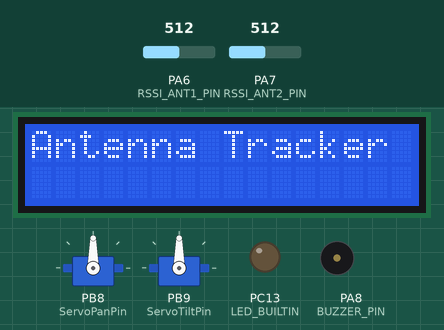
This sketch was run on a simulated STM32 Blue Pill. On the bench: 2 × servo, 16×2 character LCD, output pins drawn as LEDs (lit = HIGH), buzzer (waves = sounding). Inputs (shaded band) come from the test bench; at power-on: PA6 (RSSI_ANT1_PIN) = 512, PA7 (RSSI_ANT2_PIN) = 512.

Above: at 0.1 s.
At 1.28 s:
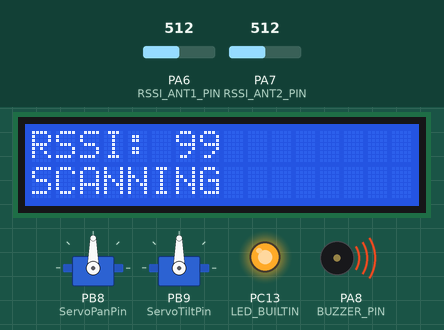
At 1.7 s:
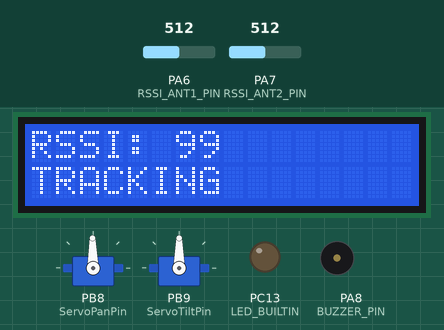
Timing chart, 0 to 40.0 s (numbered marks = the images above):
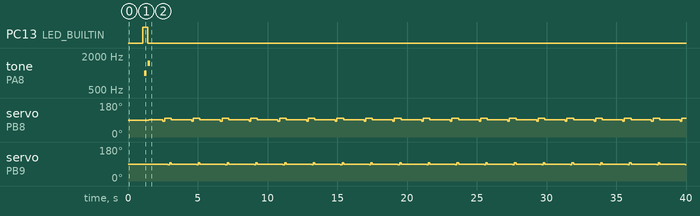

Measured:
- by itself, PC13 (LED_BUILTIN): LOW → HIGH at 1.1 s, → LOW 0.34 s later
- by itself, tone on PA8 (BUZZER_PIN): silent → 1000 Hz at 1.2 s, → silent 0.20 s later, → 1500 Hz 0.05 s later, → silent 0.20 s later
- by itself, servo on PB8 (ServoPanPin): repeats every 2.1 s: 83° 0.12 s, 99° 0.48 s, 91° 1.5 s
- by itself, servo on PB9 (ServoTiltPin): repeats every 2.1 s: 96° 0.12 s, 90° 1.8 s, 85° 0.12 s

The sketch:

code.ino
```cpp
#include <Arduino.h>
#include <LiquidCrystal.h>
#include <Servo.h>

// PINS
constexpr uint8_t LCD_RS = A0;
constexpr uint8_t LCD_E = A1;
constexpr uint8_t LCD_D4 = A2;
constexpr uint8_t LCD_D5 = A3;
constexpr uint8_t LCD_D6 = A4;
constexpr uint8_t LCD_D7 = A5;

constexpr uint8_t ServoPanPin = PB8;
constexpr uint8_t ServoTiltPin = PB9;

constexpr uint8_t RSSI_ANT1_PIN = A6;
constexpr uint8_t RSSI_ANT2_PIN = A7;

constexpr uint8_t BUZZER_PIN = PA8;

#ifndef LED_BUILTIN
#define LED_BUILTIN PC13
#endif

Servo servoPan;
Servo servoTilt;
LiquidCrystal lcd(LCD_RS, LCD_E, LCD_D4, LCD_D5, LCD_D6, LCD_D7);

float panAngle  = 90.0;
float tiltAngle = 90.0;

float targetPan  = 90.0;
float targetTilt = 90.0;

#define RSSI_BUFFER_SIZE 5
int rssiBuffer[RSSI_BUFFER_SIZE] = {0};
int rssiIndex = 0;

bool tracking = false;

// Scan movement
int scanDir = 1;

const int SCAN_RANGE = 45;     // horizontal (PAN)
const int SCAN_STEP  = 2;      // etwas langsamer

const int SETTLE_TIME = 30;

const int RSSI_ON  = 320;
const int RSSI_OFF = 260;

const int PEAK_INTERVAL = 1300;   // Peak alle 1.3s

// Servo Limits
const int PAN_MIN  = 45;
const int PAN_MAX  = 135;
const int TILT_MIN = 85;       // leicht nach unten möglich
const int TILT_MAX = 130;      // nicht zu weit hoch

float KP = 0.16;
float KD = 0.05;

float lastPanError = 0;
float lastTiltError = 0;

unsigned long lastMove = 0;
unsigned long lastPeakSearch = 0;

int readRSSI() {
  int a1 = analogRead(RSSI_ANT1_PIN);
  int a2 = analogRead(RSSI_ANT2_PIN);
  return max(a1, a2);
}

int getFilteredRSSI(int raw) {
  rssiBuffer[rssiIndex] = raw;
  rssiIndex = (rssiIndex + 1) % RSSI_BUFFER_SIZE;

  int sum = 0;
  for (int i = 0; i < RSSI_BUFFER_SIZE; i++) sum += rssiBuffer[i];
  return sum / RSSI_BUFFER_SIZE;
}

void playSignalTone() {
  tone(BUZZER_PIN, 1000, 200); delay(250);
  tone(BUZZER_PIN, 1500, 200);
}

void playLostTone() {
  tone(BUZZER_PIN, 800, 300);
}

void moveServoSmooth(float &angle, float target, float &lastError, bool isTilt = false) {

  float error = target - angle;
  float derivative = error - lastError;

  float step = (KP * error + KD * derivative) * 0.30;  // WENIGER SPEED

  if (abs(error) > 1.0) angle += step;

  lastError = error;

  if (isTilt)
    angle = constrain(angle, TILT_MIN, TILT_MAX);
  else
    angle = constrain(angle, PAN_MIN, PAN_MAX);
}

int measureRSSIAtPan(float angle) {
  servoPan.write(angle);
  delay(120);
  return getFilteredRSSI(readRSSI());
}

int measureRSSIAtTilt(float angle) {
  servoTilt.write(angle);
  delay(120);
  return getFilteredRSSI(readRSSI());
}

void findBestPanPeak() {

  float center = panAngle;

  float left  = constrain(center - 8, PAN_MIN, PAN_MAX);
  float right = constrain(center + 8, PAN_MIN, PAN_MAX);

  int c = measureRSSIAtPan(center);
  int l = measureRSSIAtPan(left);
  int r = measureRSSIAtPan(right);

  if (l > c && l > r)      targetPan = left;
  else if (r > c)          targetPan = right;
  else                     targetPan = center;
}

void findBestTiltPeak() {

  float center = tiltAngle;

  float down = constrain(center - 6, TILT_MIN, TILT_MAX);
  float up   = constrain(center + 6, TILT_MIN, TILT_MAX);

  int c = measureRSSIAtTilt(center);
  int d = measureRSSIAtTilt(down);
  int u = measureRSSIAtTilt(up);

  if (d > c && d > u)      targetTilt = down;
  else if (u > c)          targetTilt = up;
  else                     targetTilt = center;
}

void setup() {

  pinMode(LED_BUILTIN, OUTPUT);
  pinMode(BUZZER_PIN, OUTPUT);

  servoPan.attach(ServoPanPin);
  servoTilt.attach(ServoTiltPin);

  servoPan.write(panAngle);
  servoTilt.write(tiltAngle);

  lcd.begin(16, 2);
  lcd.print("Antenna Tracker");
  delay(1000);
  lcd.clear();

  lastMove = millis();
  lastPeakSearch = millis();
}

void loop() {

  int rawRSSI = readRSSI();
  int rssi = getFilteredRSSI(rawRSSI);

  if (millis() - lastMove > SETTLE_TIME) {

    if (tracking) {

      if (rssi < RSSI_OFF) {
        tracking = false;
        playLostTone();
      } else {
        if (rssi < RSSI_ON + 20){
          targetTilt = 90;
        }

        if (millis() - lastPeakSearch > PEAK_INTERVAL) {
          findBestPanPeak();
          findBestTiltPeak();
          lastPeakSearch = millis();
        }
      }

    } else {

      if (rssi > RSSI_ON) {
        tracking = true;
        playSignalTone();
      } else {
        targetPan += scanDir * SCAN_STEP;

        if (targetPan >= 90 + SCAN_RANGE) { scanDir = -1; targetPan = 90 + SCAN_RANGE; }
        if (targetPan <= 90 - SCAN_RANGE) { scanDir =  1; targetPan = 90 - SCAN_RANGE; }

        targetTilt = 90;
      }
    }

    lastMove = millis();
  }

  moveServoSmooth(panAngle,  targetPan,  lastPanError,  false);
  moveServoSmooth(tiltAngle, targetTilt, lastTiltError, true);

  servoPan.write(round(panAngle));
  servoTilt.write(round(tiltAngle));

  int displayRSSI = map(constrain(rssi, 150, 400), 150, 400, 0, 99);

  lcd.setCursor(0, 0);
  lcd.print("RSSI: ");
  lcd.print(displayRSSI);
  lcd.print("    ");

  lcd.setCursor(0, 1);
  lcd.print(tracking ? "TRACKING " : "SCANNING ");

  digitalWrite(LED_BUILTIN, tracking ? LOW : HIGH);

  delay(20);
}
```
